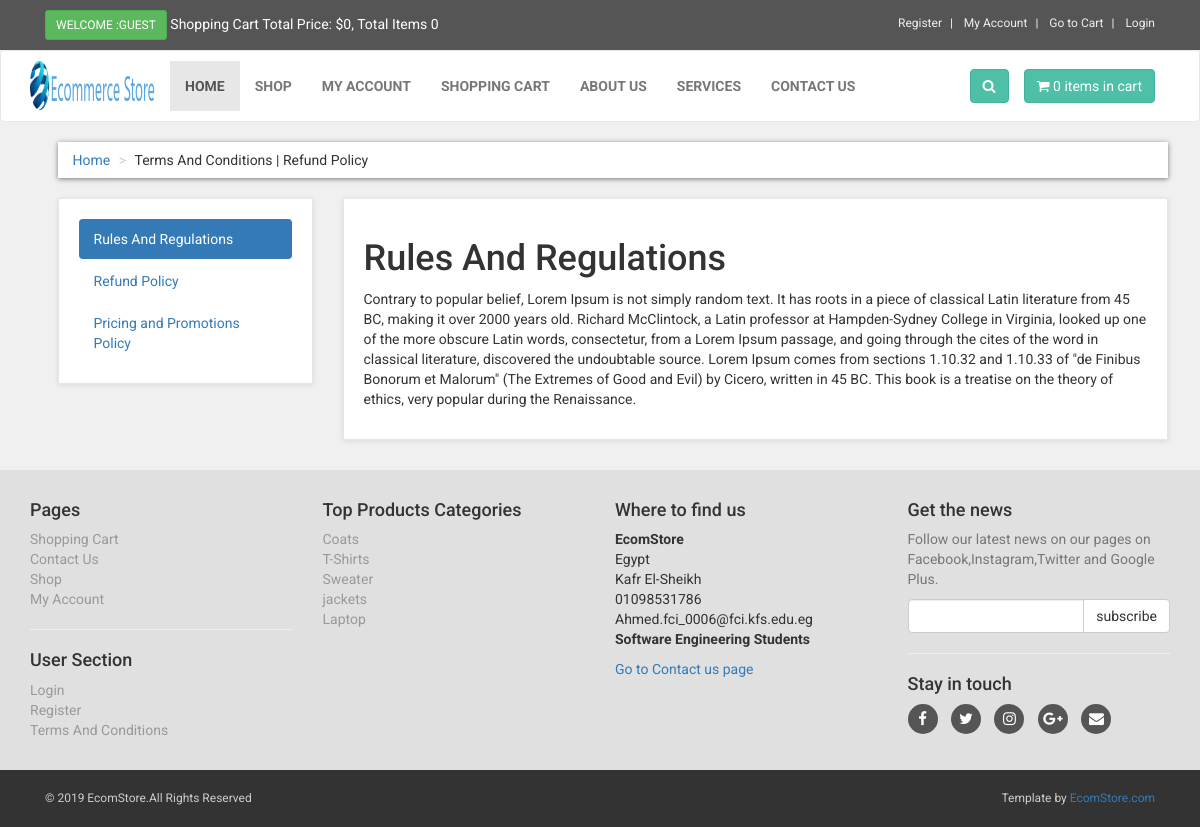
Page /terms.php on the committed database.
### tables this page shows
CREATE TABLE `terms` (
  `term_id` int(10) NOT NULL,
  `term_title` varchar(100) NOT NULL,
  `term_link` varchar(100) NOT NULL,
  `term_desc` text NOT NULL
);

CREATE TABLE `product_categories` (
  `p_cat_id` int(10) NOT NULL,
  `p_cat_title` text NOT NULL,
  `p_cat_top` text NOT NULL,
  `p_cat_image` text NOT NULL
);

### terms.php (the view, shortened to what this page needs)
<?php
include("includes/db.php");
include("functions/functions.php");
?>
<!DOCTYPE html>
<html>
<head>
<link href="styles/bootstrap.min.css" rel="stylesheet">
<link href="styles/style.css" rel="stylesheet">
<link href="font-awesome/css/font-awesome.min.css" rel="stylesheet">
</head>
<body>
<div id="top">
<div class="container">
<div class="col-md-6 offer">
<a href="#" class="btn btn-success btn-sm" >
<?php
if(!isset($_SESSION['customer_email'])){
echo "Welcome :Guest";
}else{
echo "Welcome : " . $_SESSION['customer_email'] . "";
}
?>
</a>
<a href="#">
Shopping Cart Total Price: <?php total_price(); ?>, Total Items <?php items(); ?>
</a>
</div>
<div class="col-md-6">
<ul class="menu">
<li>
<a href="customer_register.php">
Register
</a>
</li>
<li>
<?php
if(!isset($_SESSION['customer_email'])){
echo "<a href='checkout.php' >My Account</a>";
}
else{
echo "<a href='customer/my_account.php?my_orders'>My Account</a>";
}
?>
</li>
<li>
<a href="cart.php">
Go to Cart
</a>
</li>
<li>
<?php
if(!isset($_SESSION['customer_email'])){
echo "<a href='checkout.php'> Login </a>";
}else {
echo "<a href='logout.php'> Logout </a>";
}
?>
</li>
</ul>
</div>
</div>
</div>
<div class="navbar navbar-default" id="navbar">
<div class="container" >
<div class="navbar-header">
<a class="navbar-brand home" href="index.php" >
<img src="images/EcommerceStore.png" alt="computerfever logo" class="hidden-xs" >
</a>
</div>
<div class="navbar-collapse collapse" id="navigation" >
<div class="padding-nav" >
<ul class="nav navbar-nav navbar-left">
<li class="active">
<a href="index.php"> Home </a>
</li>
<li>
<a href="shop.php"> Shop </a>
</li>
<li>
<?php
if(!isset($_SESSION['customer_email'])){
echo "<a href='checkout.php' >My Account</a>";
}
else{
echo "<a href='customer/my_account.php?my_orders'>My Account</a>";
}
?>
</li>
<li>
<a href="cart.php"> Shopping Cart </a>
</li>
<li>
<a href="about.php"> About Us </a>
</li>
<li>
<a href="services.php"> Services </a>
</li>
<li>
<a href="contact.php"> Contact Us </a>
</li>
</ul>
</div>
<a class="btn btn-primary navbar-btn right" href="cart.php">
<i class="fa fa-shopping-cart"></i>
<span> <?php items(); ?> items in cart </span>
</a>
<div class="navbar-collapse collapse right">
<button class="btn navbar-btn btn-primary" type="button" data-toggle="collapse" data-target="#search">
<i class="fa fa-search"></i>
</button>
</div>
</div>
</div>
</div>
<div id="content">
<div class="container">
<div class="col-md-12">
<ul class="breadcrumb">
<li> <a href="index.php">Home</a> </li>
<li>Terms And Conditions | Refund Policy</li>
</ul>
</div>
<div class="col-md-3">
<div class="box">
<ul class="nav nav-pills nav-stacked">
<?php
$get_terms = "select * from terms LIMIT 0,1";
$run_terms = mysqli_query($con,$get_terms);
while($row_terms = mysqli_fetch_array($run_terms)){
$term_title = $row_terms['term_title'];
$term_link = $row_terms['term_link'];
?>
<li class="active">
<a data-toggle="pill" href="#<?php echo $term_link; ?>">
<?php echo $term_title; ?>
</a>
</li>
<?php } ?>
<?php
$count_terms = "select * from terms";
$run_count = mysqli_query($con,$count_terms);
$count = mysqli_num_rows($run_count);
$get_terms = "select * from terms LIMIT 1,$count";
$run_terms = mysqli_query($con,$get_terms);
while($row_terms = mysqli_fetch_array($run_terms)){
$term_title = $row_terms['term_title'];
$term_link = $row_terms['term_link'];
?>
<li>
<a data-toggle="pill" href="#<?php echo $term_link; ?>">
<?php echo $term_title; ?>
</a>
</li>
<?php } ?>
</ul>
</div>
</div>
<div class="col-md-9">
<div class="box">
<div class="tab-content" >
<?php
$get_terms = "select * from terms LIMIT 0,1";
$run_terms = mysqli_query($con,$get_terms);
while($row_terms = mysqli_fetch_array($run_terms)){
$term_title = $row_terms['term_title'];
$term_desc = $row_terms['term_desc'];
$term_link = $row_terms['term_link'];
?>
<div id="<?php echo $term_link; ?>" class="tab-pane fade in active" >
<h1> <?php echo $term_title; ?>  </h1>
<p> <?php echo $term_desc; ?> </p>
</div>
<?php } ?>
</div>
</div>
</div>
</div>
</div>
<?php
include("includes/footer.php");
?>
</body>
</html>

### includes/footer.php (shortened to what this page needs)
<div id="footer">
<div class="container">
<div class="row" >
<div class="col-md-3 col-sm-6" >
<h4>Pages</h4>
<ul>
<li><a href="cart.php">Shopping Cart</a></li>
<li><a href="contact.php">Contact Us</a></li>
<li><a href="shop.php">Shop</a></li>
<li>
<?php
if(!isset($_SESSION['customer_email'])){
echo "<a href='checkout.php' >My Account</a>";
}
else{
echo "<a href='customer/my_account.php?my_orders'>My Account</a>";
}
?>
</li>
</ul>
<hr>
<h4>User Section</h4>
<ul>
<li>
<?php
if(!isset($_SESSION['customer_email'])){
echo "<a href='checkout.php' >Login</a>";
}
else{
echo "<a href='customer/my_account.php?my_orders'>My Account</a>";
}
?>
</li>
<li><a href="customer_register.php">Register</a></li>
<li><a href="terms.php">Terms And Conditions </a></li>
</ul>
</div>
<div class="col-md-3 col-sm-6">
<h4> Top Products Categories </h4>
<ul>
<?php
$get_p_cats = "select * from product_categories";
$run_p_cats = mysqli_query($con,$get_p_cats);
while($row_p_cats = mysqli_fetch_array($run_p_cats)){
$p_cat_id = $row_p_cats['p_cat_id'];
$p_cat_title = $row_p_cats['p_cat_title'];
echo "<li> <a href='shop.php?p_cat=$p_cat_id'> $p_cat_title </a> </li>";
}
?>
</ul>
</div>
<div class="col-md-3 col-sm-6">
<h4>Where to find us</h4>
<p>
<strong>EcomStore</strong>
<br>Egypt
<br>Kafr El-Sheikh
<br>01098531786
<br>Ahmed.fci_0006@fci.kfs.edu.eg
<br>
<strong>Software Engineering Students</strong>
</p>
<a href="contact.php">Go to Contact us page</a>
</div>
<div class="col-md-3 col-sm-6">
<h4>Get the news</h4>
<p class="text-muted">
Follow our latest news on our pages on Facebook,Instagram,Twitter and Google Plus.
</p>
<form action="https://feedburner.google.com/fb/a/mailverify" method="post" target="popupwindow" onsubmit="window.open('https://feedburner.google.com/fb/a/mailverify?uri=computerfever', 'popupwindow', 'scrollbars=yes,width=550,height=520');return true">
<div class="input-group">
<input type="text" class="form-control" name="email">
<span class="input-group-btn">
<input type="submit" value="subscribe" class="btn btn-default">
</span>
</div>
</form>
<hr>
<h4> Stay in touch </h4>
<p class="social">
<a href="#"><i class="fa fa-facebook"></i></a>
<a href="#"><i class="fa fa-twitter"></i></a>
<a href="#"><i class="fa fa-instagram"></i></a>
<a href="#"><i class="fa fa-google-plus"></i></a>
<a href="#"><i class="fa fa-envelope"></i></a>
</p>
</div>
</div>
</div>
</div>
<div id="copyright">
<div class="container" >
<div class="col-md-6" >
<p class="pull-left"> &copy; 2019 EcomStore.All Rights Reserved </p>
</div>
<div class="col-md-6" >
<p class="pull-right" >
Template by <a href="#" >EcomStore.com</a>
</p>
</div>
</div>
</div>

### styles/style.css (style rules this page uses)
body { font-family: "Roboto", Helvetica, Arial, sans-serif; font-size: 14px; line-height: 1.42857143; color: #333333; background-color: #f0f0f0; overflow-x: hidden; }
#top { background: #555555; padding: 10px 0; }
#top .offer { color: #fff; }
#top .offer .btn { text-transform: uppercase; }
#top a { color: #fff; }
#top ul.menu { padding-top: 5px; margin: 0; text-align: right; font-size: 12px; list-style: none; }
#top ul.menu > li { display: inline-block; }
#top ul.menu > li a { color: #eeeeee; }
#top ul.menu > li + li:before { content: "|\00a0"; padding: 0 5px; color: #f7f7f7; }
.navbar { background:white; }
.navbar-collapse .right { float:right; }
.navbar-brand { float:left; padding: 10px 15px; font-size:18px; line-height:20px; height:70px; }
.navbar ul.nav > li > a { text-transform:uppercase; font-weight:bold; font-size:14px; }
.padding-nav { padding-top:10px; }
.btn-primary { color:rgb(255, 255, 255); background-color:rgb(79, 191, 168); border-color:rgb(65, 179, 156); }
.box { background: #fff; margin: 0 0 30px; border: solid 1px #e6e6e6; box-sizing: border-box; padding:20px; box-shadow: 0 1px 5px rgba(0, 0, 0, 0.1); }
#content { padding-left:25px; }
.breadcrumb { padding: 8px 15px; margin-bottom:20px; background-color: #ffffff; border-radius: 0; box-shadow: 0 1px 5px rgba(0, 0, 0, 0.5); }
.breadcrumb > li + li:before { content: ">\00a0"; color:#cccccc; }
#footer { background: #e0e0e0; padding: 20px 0; }
#footer ul { padding-left: 0; list-style: none; }
#footer ul a { color:#999999; padding: 20px 0; }
#footer .social { text-align: left; }
#footer .social a { margin: 0 10px 0 0; color: #fff; display: inline-block; width: 30px; height: 30px; border-radius: 15px; line-height: 30px; font-size: 15px; text-align: center; transition: all 0.2s ease-out; vertical-align: bottom; background-color:#555555; }
#copyright { background:#333; color:#ccc; padding:20px 0; font-size:12px; }
#copyright p { margin: 0; }

### rows in the picture
terms: term_title "Rules And Regulations", term_desc "Contrary to popular belief, Lorem Ipsum is not simply random text. It has roots in a piece of classical Latin literature from 45 BC, making it over 2000 years old. Richard McClintock, a Latin professor at Hampden-Sydney College in Virginia, looked up one of the more obscure Latin words, consectetur, from a Lorem Ipsum passage, and going through the cites of the word in classical literature, discovered the undoubtable source. Lorem Ipsum comes from sections 1.10.32 and 1.10.33 of \"de Finibus Bonorum et Malorum\" (The Extremes of Good and Evil) by Cicero, written in 45 BC. This book is a treatise on the theory of ethics, very popular during the Renaissance."
terms: term_title "Refund Policy"
terms: term_title "Pricing and Promotions Policy"
product_categories: p_cat_title "Coats"
product_categories: p_cat_title "T-Shirts"
product_categories: p_cat_title "Sweater"
product_categories: p_cat_title "jackets"
product_categories: p_cat_title "Laptop"

### other values in the picture
$total "0"
$count_items "0 0"
